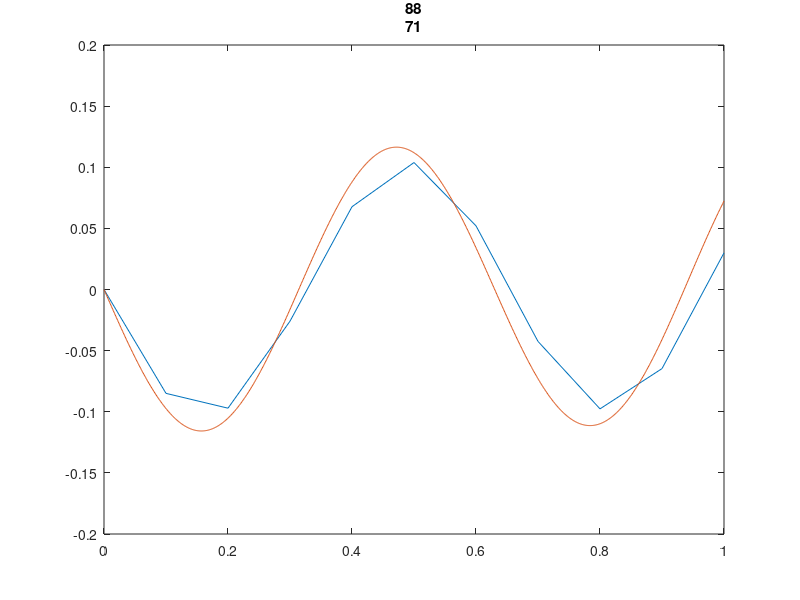

Write MATLAB code to recreate this figure. (Note: this script raises an error after producing the figure.)

a=0;b=1;
k=10;
f=@(x) x.^3;
alpha = 0; beta = 1;

exact = @(x) (sin(10.*x) ./ (10.*cos(10))) .* (1 + 6./10^4 - 3./10^2) - (6.*x/10^4) + (x.^3./10^2);

Ns = [10,20,30];

for i=1:3
    n = Ns(i);
    h=(b-a)/n;

    K = full(gallery('tridiag',n,-1,2,-1));
    K(n, n-1) = -1;
    K(n, n) = 1;
    K = (1/h) * K;

    M = full(gallery('tridiag',n,1,4,1));
    M(n, n) = 2;
    M = (h/6) * M;

    B = zeros(1,n);
    for m=1:n
        % B(m) = -integral(f, (m-1)*h, m*h);
        x1 = (m-1)*h;
        x2 = m*h;
        x3 = (m+1)*h;
        N1 = @(x) (x-x1)./h;
        N2 = @(x) (x3-x)./h;
        B(m) = -integral(@(x) f(x).*N1(x), (m-1)*h, m*h);
        % B(m) = B(m) - integral(@(x) f(x).*N1(x), (m-1)*h, m*h)
        if m<n
            B(m) = B(m)-integral(@(x) f(x).*N2(x), m*h, (m+1)*h);
        end
    end
    B(1) = B(1) - (1/h-k^2*h/6)*alpha;
    B(n) = B(n) + beta;

    u = [0, B / (K-k^2*M)];

    x = linspace(a, b, n+1);
    xe = linspace(a, b, 1000);
    figure;
    plot(x, u, xe, exact(xe));
    title("N=" + n);
    saveas(gcf, "q1aN="+n+".png")
end
